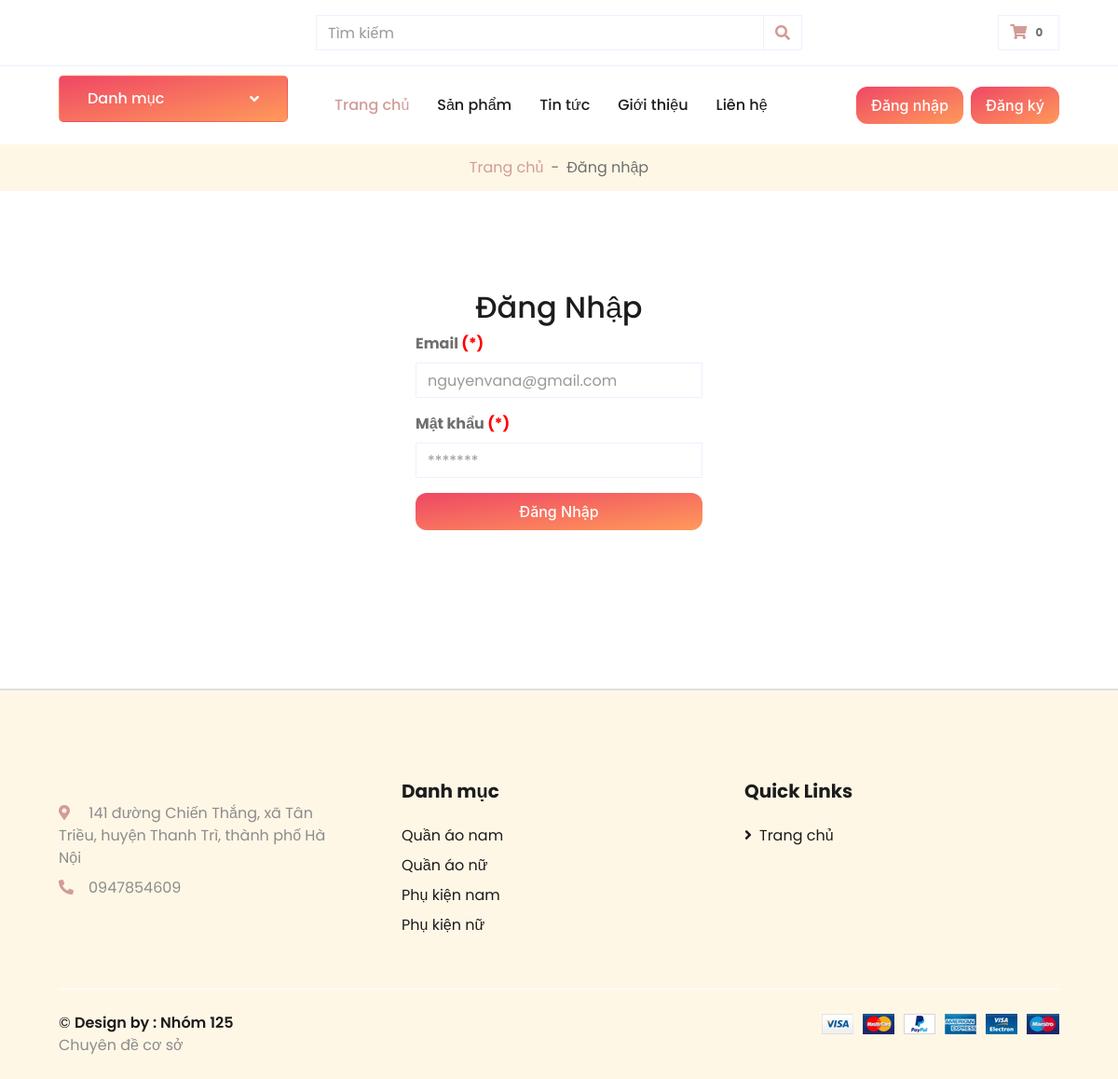
The page /login.php on the database its author committed.
### tables this page shows
CREATE TABLE `danhmuc` (
  `tendanhmuc` varchar(255) DEFAULT NULL,
  `slug` varchar(255) DEFAULT NULL,
  `hinhanh` varchar(255) DEFAULT NULL,
  `danhmuccha_id` int(11) DEFAULT NULL,
  `created_at` timestamp NULL DEFAULT CURRENT_TIMESTAMP,
  `updated_at` timestamp NULL DEFAULT CURRENT_TIMESTAMP,
  `id` int(11) NOT NULL
);

### libraries/Function.php (called while the page is built, shortened)
                   <?php
   function base_url()
   {
      return $url  = "http://localhost:8000/";
        return 'http://'.$_SERVER["SERVER_NAME"].'/';
   }
?>

### libraries/Database.php (called while the page is built, shortened)
<?php
    class Database
    {
        public $link;
        public function __construct()
        {
            $this->link = mysqli_connect("127.0.0.1","root","root","database_125","8889") or die ("Errors Connect DB");
            mysqli_set_charset($this->link,"utf8");
        }
         public function fetchAll($table)
        {
            $sql = "SELECT * FROM {$table} WHERE 1" ;
            $result = mysqli_query($this->link,$sql) or die("Lỗi Truy Vấn fetchAll " .mysqli_error($this->link));
            $data = [];
            if( $result)
            {
                while ($num = mysqli_fetch_assoc($result))
                {
                    $data[] = $num;
                }
            }
            return $data;
        }
    }
?>

### autoload/autoload.php (called while the page is built, shortened)
<?php
    require_once __DIR__ . "/../libraries/Database.php";
    require_once __DIR__ . "/../libraries/Function.php";
    $db = new Database();
    $danhmuc = $db->fetchAll('danhmuc');
?>

### login.php (the view, shortened to what this page needs)
<?php
    require_once __DIR__ . "/autoload/autoload.php";
?>
<!DOCTYPE html>
<html lang="en">
<?php require_once __DIR__ . "/include/head.php";  ?>
<body>
    <?php require_once __DIR__ . "/include/top.php";  ?>
    <div class="container-fluid">
        <div class="row border-top px-xl-5">
            <div class="col-lg-3 d-none d-lg-block">
                <a class="btn shadow-none d-flex align-items-center justify-content-between bg-primary text-white w-100 danh-muc" data-toggle="collapse" href="#navbar-vertical" style="height: 65px; margin-top: -1px; padding: 0 30px;">
                    <h6 class="m-0">Danh mục</h6>
                    <i class="fa fa-angle-down text-dark"></i>
                </a>
            </div>
            <div class="col-lg-9">
                <?php require_once __DIR__ . "/include/nav.php";  ?>
            </div>
        </div>
    </div>
    <div class="container-fluid bg-secondary mb-5">
        <div class="d-flex flex-column align-items-center justify-content-center" style="min-height: 50px">
            <div class="d-inline-flex">
                <p class="m-0"><a href="<?= base_url() ?>">Trang chủ</a></p>
                <p class="m-0 px-2">-</p>
                <p class="m-0">Đăng nhập</p>
            </div>
        </div>
    </div>
    <div class="container-fluid py-5">
        <div class="row px-xl-5">
            <div class="col-lg-12 pb-5">
            <div class="col-md-4 bor" style="padding: 10px; margin: 0 auto">
                 <div class="panel panel-default">
                    <div class="panel-heading" style ="text-align: center" > <h2>Đăng Nhập</h2> </div>
                    <div class="panel-body">
                        <form action="" method="POST" class="form-horizontal" role="form" enctype="multipart/form-data">
                            <div class="form-group">
                                <label class="control-label col-sm-6 " style =" font-weight : bold" for="email">Email <span style="color: red">(*)</span></label>
                                <div class="col-sm-12">
                                    <input type="email" class="form-control" id="email" placeholder="nguyenvana@gmail.com" name="email" value="<?php echo isset($_SESSION['reg_email']) ? $_SESSION['reg_email'] : '' ?>">
                                </div>
                            </div>
                            <div class="form-group">
                                <label class="control-label col-sm-6"  style =" font-weight : bold" for="pwd">Mật khẩu <span style="color: red">(*)</span></label>
                                <div class="col-sm-12">
                                    <input type="password" class="form-control" id="pwd" name="password" placeholder="*******" value="<?php echo isset($_SESSION['reg_pass']) ? $_SESSION['reg_pass'] : '' ?>">
                                </div>
                            </div>
                            <div class="form-group">
                                <div class="col-sm-offset-2 col-sm-12">
                                    <button type="submit" class="col-sm-12 my-button btn btn-info "> Đăng Nhập </button>
                                </div>
                            </div>
                        </form>
                    </div>
                  </div>
            </div>
            </div>
        </div>
    </div>
    <?php  require_once __DIR__ . "/include/footer.php"; ?>
</body>
</html>

### include/footer.php (shortened to what this page needs)
<div class="container-fluid bg-secondary text-dark mt-5 pt-5 footer-master" >
        <div class="row px-xl-5 pt-5">
            <div class="col-lg-4 col-md-12 mb-5 pr-3 pr-xl-5">
                <p class="mb-2"><i class="fa fa-map-marker-alt text-primary mr-3"></i> 141 đường Chiến Thắng, xã Tân Triều, huyện Thanh Trì, thành phố Hà Nội</p>
                <p class="mb-0"><i class="fa fa-phone-alt text-primary mr-3"></i>0947854609</p>
            </div>
            <div class="col-lg-8 col-md-12">
                <div class="row">
                    <div class="col-md-6 mb-5">
                        <h5 class="font-weight-bold text-dark mb-4">Danh mục</h5>
                        <div class="d-flex flex-column justify-content-start">
                        <?php foreach($danhmuc ?? [] as $item) :?>
                            <a href="/danh-muc-san-pham.php?id=<?php echo $item['id'];?>&&slug=<?php echo $item['slug'] ?>" class="text-dark mb-2"><?= $item['tendanhmuc'] ?></a>
                        <?php endforeach ; ?>
                        </div>
                    </div>
                    <div class="col-md-6 mb-5">
                        <h5 class="font-weight-bold text-dark mb-4">Quick Links</h5>
                        <div class="d-flex flex-column justify-content-start">
                            <a class="text-dark mb-2" href="<?= base_url() ?>"><i class="fa fa-angle-right mr-2"></i>Trang chủ</a>
                        </div>
                    </div>
                </div>
            </div>
        </div>
        <div class="row border-top border-light mx-xl-5 py-4">
            <div class="col-md-6 px-xl-0">
                <p class="mb-md-0 text-center text-md-left text-dark">
                    &copy; <a class="text-dark font-weight-semi-bold" href="">Design by :  Nhóm 125 </a><br>
                     <a href="#" target="_blank">Chuyên đề cơ sở</a>
                </p>
            </div>
            <div class="col-md-6 px-xl-0 text-center text-md-right">
                <img class="img-fluid" src="img/payments.png" alt="">
            </div>
        </div>
    </div>

### include/head.php (style rules this page uses)
h6.m-0, .fa.fa-angle-down.text-dark { color: white !important; }

### include/footer.php (style rules this page uses)
.footer-master { border-top: 2px solid #dedede; background: #f0f; padding-top :1px; }
.footer-master p, .footer-master a { color: #8c8c8c; }

### rows shown on the page
danhmuc: tendanhmuc "Quần áo nam"
danhmuc: tendanhmuc "Quần áo nữ"
danhmuc: tendanhmuc "Phụ kiện nam"
danhmuc: tendanhmuc "Phụ kiện nữ"

### other values the page prints
$tongsanphamgiohang "0"
